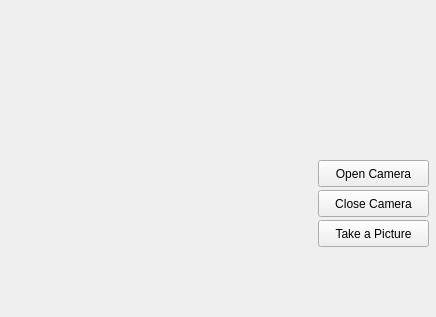
<?xml version="1.0" encoding="UTF-8"?>
<ui version="4.0">
 <class>CameraControl</class>
 <widget class="QWidget" name="CameraControl">
  <property name="geometry">
   <rect>
    <x>0</x>
    <y>0</y>
    <width>436</width>
    <height>317</height>
   </rect>
  </property>
  <property name="windowTitle">
   <string>CameraControl</string>
  </property>
  <widget class="QLabel" name="label">
   <property name="geometry">
    <rect>
     <x>16</x>
     <y>16</y>
     <width>281</width>
     <height>281</height>
    </rect>
   </property>
   <property name="text">
    <string/>
   </property>
  </widget>
  <widget class="QPushButton" name="ButtonOpen">
   <property name="geometry">
    <rect>
     <x>318</x>
     <y>160</y>
     <width>111</width>
     <height>27</height>
    </rect>
   </property>
   <property name="text">
    <string>Open Camera</string>
   </property>
  </widget>
  <widget class="QPushButton" name="ButtonClose">
   <property name="geometry">
    <rect>
     <x>318</x>
     <y>190</y>
     <width>111</width>
     <height>27</height>
    </rect>
   </property>
   <property name="text">
    <string>Close Camera</string>
   </property>
  </widget>
  <widget class="QPushButton" name="ButtonScreenShot">
   <property name="geometry">
    <rect>
     <x>318</x>
     <y>220</y>
     <width>111</width>
     <height>27</height>
    </rect>
   </property>
   <property name="text">
    <string>Take a Picture</string>
   </property>
   <property name="shortcut">
    <string>S</string>
   </property>
  </widget>
 </widget>
 <layoutdefault spacing="6" margin="11"/>
 <resources/>
 <connections/>
</ui>
